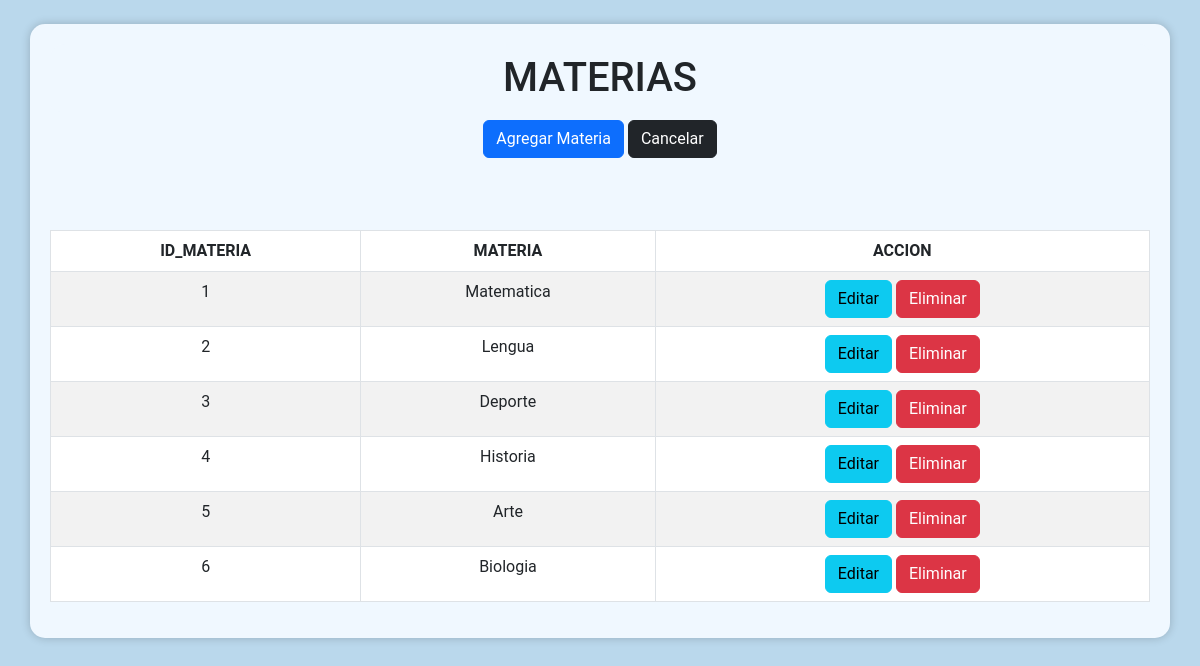
/admin/materias/materias.php, run on the app's committed database.
### tables this page shows
CREATE TABLE `materia` (
  `id_materia` int(11) NOT NULL,
  `tipo` varchar(50) NOT NULL
);

### admin/materias/materias.php (the view, shortened to what this page needs)
<?php
$conn = mysqli_connect("localhost", "root", "", "gestion_calificaciones");
?>
<!DOCTYPE html>
<html lang="en">
<head>
    <link rel="stylesheet" href="https://cdn.jsdelivr.net/npm/bootstrap@5.3.0-alpha1/dist/css/bootstrap.min.css">
</head>
<br>
<body>
    <div class="container">
        <h1>MATERIAS</h1>
        <button type="button" class="btn btn-primary" onclick="window.location.href='insertarMateria.php'">Agregar Materia</button>
        <button type="button" class="btn btn-dark" onclick="window.location.href='../curso_materia/cursoMateria.php'">Cancelar</button>
        <br><br><br><br>
        <?php
        $sql = "SELECT * FROM materia";
        $result = mysqli_query($conn, $sql);
        ?>
        <table id="materias" class="table table-bordered table-striped text-center">
            <thead>
                <tr class="bg-primary text-white">
                    <th scope="col">ID_MATERIA</th>
                    <th scope="col">MATERIA</th>
                    <th scope="col">ACCION</th>
                </tr>
            </thead>
            <tbody>
                <?php
                while ($mostrar = mysqli_fetch_array($result)) {
                    ?>
                    <tr>
                        <td><?php echo $mostrar['id_materia'] ?></td>
                        <td><?php echo $mostrar['tipo'] ?></td>
                        <td>
                            <button type="button" class="btn btn-info" onclick="window.location.href='editarMateria.php?id=<?php echo $mostrar["id_materia"]; ?>'">Editar</button>
                            <button type="button" class="btn btn-danger" onclick="window.location.href='eliminarMateria.php?id=<?php echo $mostrar["id_materia"]; ?>'">Eliminar</button>
                        </td>
                    </tr>
                <?php
                }
                ?>
            </tbody>
        </table>
    </div>
</body>
</html>

### admin/materias/materias.php (style rules this page uses)
body { background-color: #BAD8EC ; font-family: "Roboto", sans-serif; text-align: center; }
.container { background-color: aliceblue; margin: auto; padding: 20px; border-radius: 15px; box-shadow: 0 0 10px rgba(0, 0, 0, 0.2); }
h1 { background-color: aliceblue; border-radius: 15px 10px 15px 10px; padding: 10px; }

### data on the page
materia: id_materia "1", tipo "Matematica"
materia: id_materia "2", tipo "Lengua"
materia: id_materia "3", tipo "Deporte"
materia: id_materia "4", tipo "Historia"
materia: id_materia "5", tipo "Arte"
materia: id_materia "6", tipo "Biologia"
